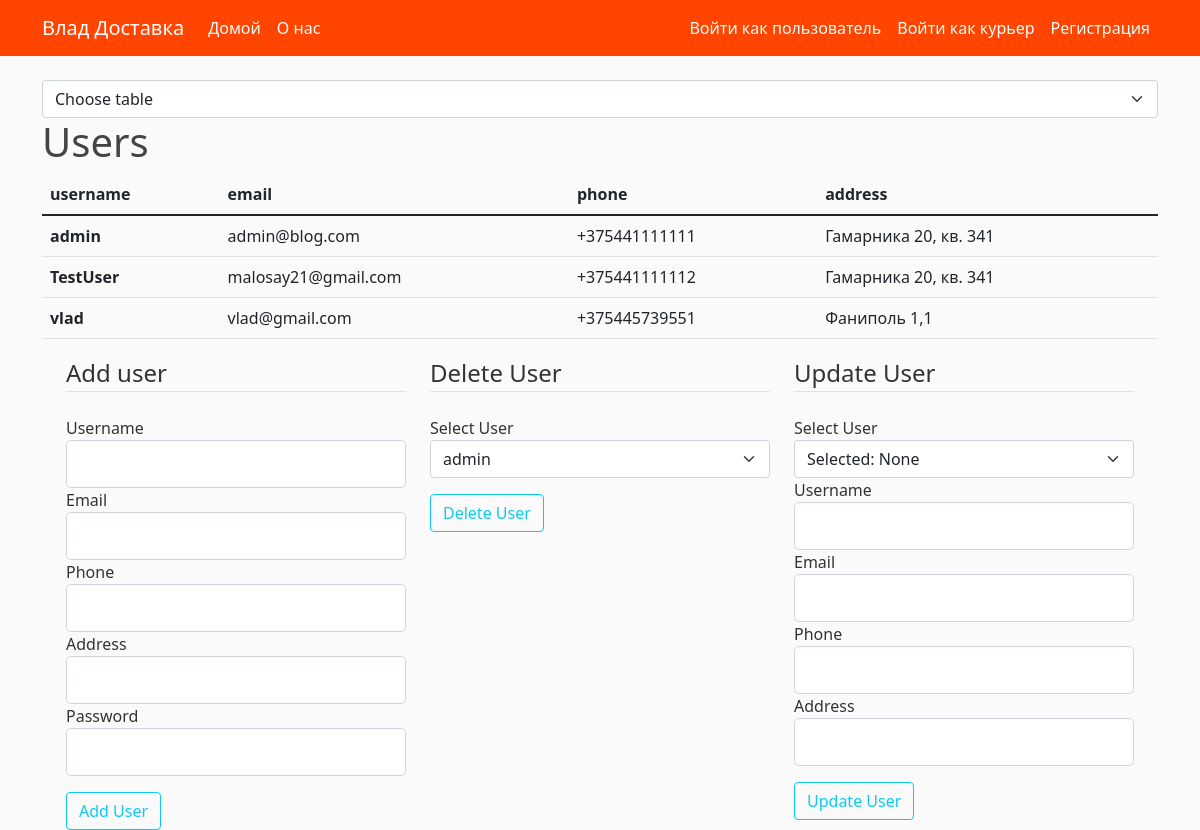
Page /admin_tables/users/ on the earlier database version.
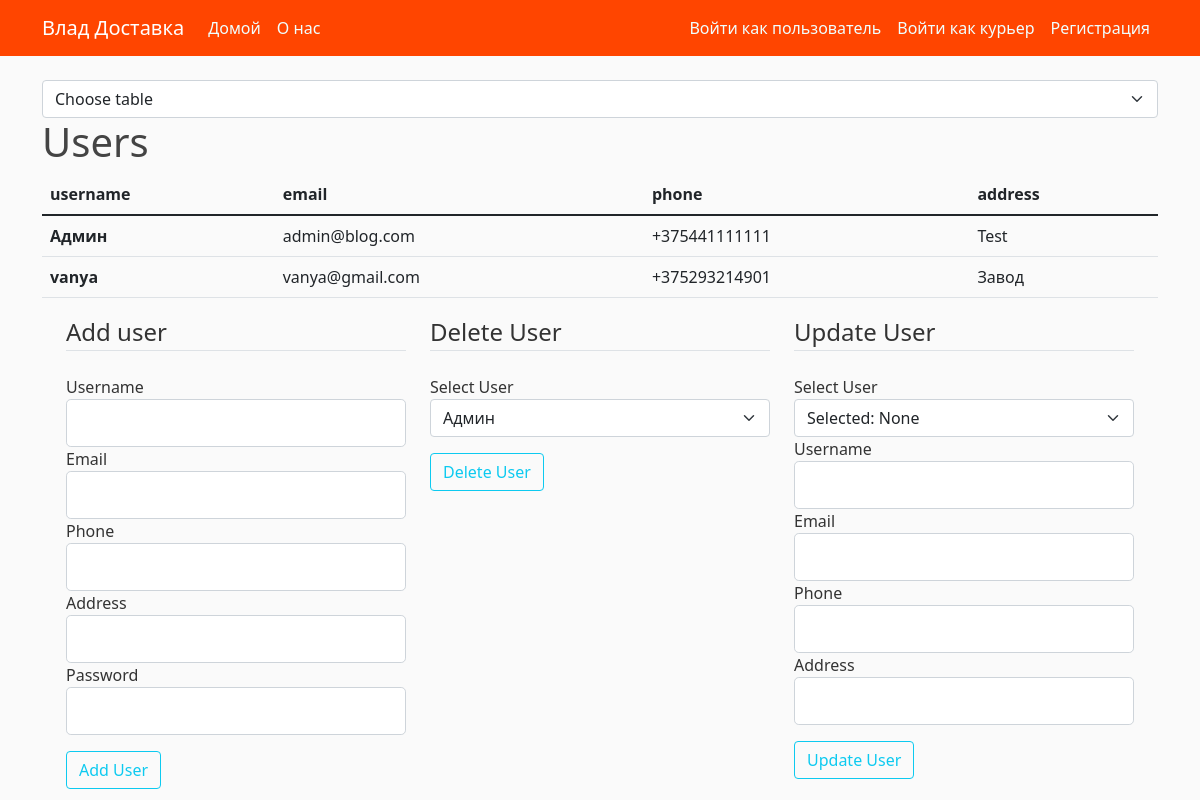
Same page on the later database version.
### bd_project/models.py (models this page shows, shortened)
class BaseModel(Model):
    id = PrimaryKeyField(unique=True)
    class Meta:
        database = db
        order_by = 'id'

class User(BaseModel, UserMixin):
    username = CharField(max_length=20, unique=True, null=False)
    email = CharField(max_length=20, unique=True, null=False)
    phone = CharField(max_length=15, unique=True, null=False)
    address = CharField(max_length=20, null=False)
    password = CharField(max_length=60, null=False)
    class Meta:
        db_table = 'Users'

### bd_project/admin_users_table/routes.py (the view)
@admin_users_table.route('/admin_tables/users/', methods=['GET'])
def users_table():
    selected_username = 'None'
    users, add_form, delete_form, update_form = init_users_forms_and_users()
    delete_form.select_del_user.choices = [(g.id, g.username) for g in users]
    return render_template('admin_pages/table_users.html', title='users', users=users, add_form=add_form,
                           delete_form=delete_form, update_form=update_form, selected_username=selected_username)

### bd_project/admin_users_table/forms.py (shortened to what this page needs)
class AddUserForm(FlaskForm):
    username_add_form = StringField('Username',
                                    validators=[DataRequired(), Length(min=2, max=20)])
    email = StringField('Email',
                        validators=[DataRequired(), Email()])
    phone = StringField('Phone',
                        validators=[DataRequired()])
    address = StringField('Address',
                          validators=[DataRequired()])
    password = PasswordField('Password', validators=[DataRequired()])
    add_submit = SubmitField('Add User')

class DeleteUserForm(FlaskForm):
    select_del_user = SelectField('Select User', coerce=int)
    del_submit = SubmitField('Delete User')

### bd_project/admin_users_table/utils.py (called while the page is built)
def init_users_forms_and_users():
    users = User.select()
    add_form = AddUserForm()
    delete_form = DeleteUserForm()
    update_form = UpdateUserForm()
    return users, add_form, delete_form, update_form

### bd_project/templates/admin_pages/table_users.html (shortened to what this page needs)
{% extends "admin_pages/admin.html" %}
{% block table %}
<body>
<h1>Users</h1>
<table class="table table">
    <thead>
    <tr>
        <th scope="col">username</th>
        <th scope="col">email</th>
        <th scope="col">phone</th>
        <th scope="col">address</th>
    </tr>
    </thead>
    <tbody>
    {% for user in users %}
    <tr>
        <th scope="row">{{ user.username }}</th>
        <td>{{ user.email }}</td>
        <td>{{ user.phone }}</td>
        <td>{{ user.address }}</td>
    </tr>
    {% endfor %}
    </tbody>
</table>
<div class="container">
    <div class="row">
        <div class="col">
            <form method="post" action="{{ url_for('admin_users_table.user_creation') }}">
                <fieldset class="form-group">
                    <legend class="border-bottom mb-4">Add user</legend>
                    <div class="form-group">
                        {{ add_form.username_add_form.label(class="form-control-label") }}
                        {% if add_form.username_add_form.errors %}
                        {{ add_form.username_add_form(class="form-control form-control-lg is-invalid") }}
                        <div class="invalid-feedback">
                            {% for error in add_form.username_add_form.errors %}
                            <span>{{ error }}</span>
                            {% endfor %}
                        </div>
                        {% else %}
                        {{ add_form.username_add_form(class="form-control form-control-lg") }}
                        {% endif %}
                    </div>
                    <div class="form-group">
                        {{ add_form.email.label(class="form-control-label") }}
                        {% if add_form.email.errors %}
                        {{ add_form.email(class="form-control form-control-lg is-invalid") }}
                        <div class="invalid-feedback">
                            {% for error in add_form.email.errors %}
                            <span>{{ error }}</span>
                            {% endfor %}
                        </div>
                        {% else %}
                        {{ add_form.email(class="form-control form-control-lg") }}
                        {% endif %}
                    </div>
                    <div class="form-group">
                        {{ add_form.phone.label(class="form-control-label") }}
                        {% if add_form.phone.errors %}
                        {{ add_form.phone(class="form-control form-control-lg is-invalid") }}
                        <div class="invalid-feedback">
                            {% for error in add_form.phone.errors %}
                            <span>{{ error }}</span>
                            {% endfor %}
                        </div>
                        {% else %}
                        {{ add_form.phone(class="form-control form-control-lg") }}
                        {% endif %}
                    </div>
                    <div class="form-group">
                        {{ add_form.address.label(class="form-control-label") }}
                        {% if add_form.address.errors %}
                        {{ add_form.address(class="form-control form-control-lg is-invalid") }}
                        <div class="invalid-feedback">
                            {% for error in add_form.address.errors %}
                            <span>{{ error }}</span>
                            {% endfor %}
                        </div>
                        {% else %}
                        {{ add_form.address(class="form-control form-control-lg") }}
                        {% endif %}
                    </div>
                    <div class="form-group">
                        {{ add_form.password.label(class="form-control-label") }}
                        {% if add_form.password.errors %}
                        {{ add_form.password(class="form-control form-control-lg is-invalid") }}
                        <div class="invalid-feedback">
                            {% for error in add_form.password.errors %}
                            <span>{{ error }}</span>
                            {% endfor %}
                        </div>
                        {% else %}
                        {{ add_form.password(class="form-control form-control-lg") }}
                        {% endif %}
                    </div>
                    <div class="form-group pt-3">
                        {{ add_form.add_submit(class="btn btn-outline-info") }}
                    </div>
                </fieldset>
            </form>
        </div>
        <div class="col">
            <form method="post" action="{{ url_for('admin_users_table.user_removing') }}">
                <fieldset class="form-group">
                    <legend class="border-bottom mb-4">Delete User</legend>
                    <div class="form-group">
                        {{ delete_form.select_del_user.label(class="form-control-label") }}
                        {{ delete_form.select_del_user(class="form-select") }}
                    </div>
                    <div class="form-group pt-3">
                        {{ delete_form.del_submit(class="btn btn-outline-info") }}
                    </div>
                </fieldset>
            </form>
        </div>
        <div class="col">
            <form method="post" action="">
                <fieldset class="form-group">
                    <legend class="border-bottom mb-4">Update User</legend>
                    <label class="form-control-label">Select User</label>
                    <select class="form-select " onchange="location = this.value;" name="forma">
                        <option selected>Selected: {{ selected_username }}</option>
                    </select>
                    <div class="form-group">
                        {{ update_form.username_update.label(class="form-control-label") }}
                        {% if update_form.username_update.errors %}
                        {{ update_form.username_update(class="form-control form-control-lg is-invalid") }}
                        <div class="invalid-feedback">
                            {% for error in update_form.username_update.errors %}
                            <span>{{ error }}</span>
                            {% endfor %}
                        </div>
                        {% else %}
                        {{ update_form.username_update(class="form-control form-control-lg") }}
                        {% endif %}
                    </div>
                    <div class="form-group">
                        {{ update_form.email_update.label(class="form-control-label") }}
                        {% if update_form.email_update.errors %}
                        {{ update_form.email_update(class="form-control form-control-lg is-invalid") }}
                        <div class="invalid-feedback">
                            {% for error in update_form.email_update.errors %}
                            <span>{{ error }}</span>
                            {% endfor %}
                        </div>
                        {% else %}
                        {{ update_form.email_update(class="form-control form-control-lg") }}
                        {% endif %}
                    </div>
                    <div class="form-group">
                        {{ update_form.phone_update.label(class="form-control-label") }}
                        {% if update_form.phone_update.errors %}
                        {{ update_form.phone_update(class="form-control form-control-lg is-invalid") }}
                        <div class="invalid-feedback">
                            {% for error in update_form.phone_update.errors %}
                            <span>{{ error }}</span>
                            {% endfor %}
                        </div>
                        {% else %}
                        {{ update_form.phone_update(class="form-control form-control-lg") }}
                        {% endif %}
                    </div>
                    <div class="form-group">
                        {{ update_form.address_update.label(class="form-control-label") }}
                        {% if update_form.address_update.errors %}
                        {{ update_form.address_update(class="form-control form-control-lg is-invalid") }}
                        <div class="invalid-feedback">
                            {% for error in update_form.address_update.errors %}
                            <span>{{ error }}</span>
                            {% endfor %}
                        </div>
                        {% else %}
                        {{ update_form.address_update(class="form-control form-control-lg") }}
                        {% endif %}
                    </div>
                    <div class="form-group pt-3">
                        {{ update_form.submit_update(class="btn btn-outline-info") }}
                    </div>
                </fieldset>
            </form>
        </div>
    </div>
</div>
</body>
{% endblock table %}

### bd_project/templates/admin_pages/admin.html (shortened to what this page needs)
{% extends "layout.html" %}
{% block content %}
<body>
    <select onchange="location = this.value;" class="form-select" size="1" aria-label="select example">
        <option selected>Choose table</option>
    </select>
    {% block table %} {% endblock table %}
</body>
{% endblock content %}

### bd_project/templates/layout.html (shortened to what this page needs)
<!DOCTYPE html>
<html lang="en">
<head>
    <link href="https://cdn.jsdelivr.net/npm/bootstrap@5.1.3/dist/css/bootstrap.min.css" rel="stylesheet"
>
    <link rel="stylesheet" type="text/css" href="{{ url_for('static',filename='main.css') }}">
</head>
<body>
<header class="site-header">
    <nav class="navbar navbar-expand-md navbar-dark bg-steel fixed-top">
        <div class="container">
            <a class="navbar-brand mr-4" href="{{ url_for('main.home') }}">Влад Доставка</a>
            <div class="collapse navbar-collapse" id="navbarToggle">
                <div class="navbar-nav me-auto">
                    <a class="nav-item nav-link" href="{{ url_for('main.home') }}">Домой</a>
                    <a class="nav-item nav-link" href="#">О нас</a>
                </div>
                {% if current_user.is_authenticated and current_user.username == 'admin' or current_user.username == 'Админ' %}
                <div class="navbar-nav ms-auto">
                    <a class="nav-item nav-link" href="{{ url_for('main.admin_page') }}">Страница Админа</a>
                    <a class="nav-item nav-link" href="{{ url_for('users.logout') }}">Выйти</a>
                </div>
                {% elif current_user.is_authenticated %}
                <div class="navbar-nav ms-auto">
                    <a class="nav-item nav-link" href="{{ url_for('users.current_orders') }}">Мои заказы</a>
                    <a class="nav-item nav-link" href="{{ url_for('users.account') }}">Аккаунт</a>
                    <a class="nav-item nav-link" href="{{ url_for('users.logout') }}">Выйти</a>
                </div>
                {% else %}
                <div class="navbar-nav ms-auto">
                    <a class="nav-item nav-link" href="{{ url_for('users.login') }}">Войти как пользователь</a>
                    <a class="nav-item nav-link" href="{{ url_for('couriers.login') }}">Войти как курьер</a>
                    <a class="nav-item nav-link" href="{{ url_for('users.register') }}">Регистрация</a>
                </div>
                {% endif %}
            </div>
        </div>
    </nav>
</header>
<main role="main" class="container">
    <div class="row">
        <div class="col">
            {% block content %}{% endblock %}
        </div>
    </div>
</main>
</body>
</html>

### bd_project/static/main.css (style rules this page uses)
body { background: #fafafa; color: #333333; margin-top: 5rem; }
h1, h2, h3, h4, h5, h6 { color: #444444; }
.bg-steel { background-color: #FF4500; }
.site-header .navbar-nav .nav-link { color: #F0FFFF; }
a { text-decoration: none; }

Differences in the rows shown:
removed User: username "vlad", email "vlad@gmail.com", phone "+375445739551", address "Фаниполь 1,1"
changed User "admin@blog.com": username "admin" → "Админ"; address "Гамарника 20, кв. 341" → "Test"
changed User: username "TestUser" → "vanya"; email "malosay21@gmail.com" → "vanya@gmail.com"; phone "+375441111112" → "+375293214901"; address "Гамарника 20, кв. 341" → "Завод"
Other differences:
form field select_del_user: "admin" → "Админ"
